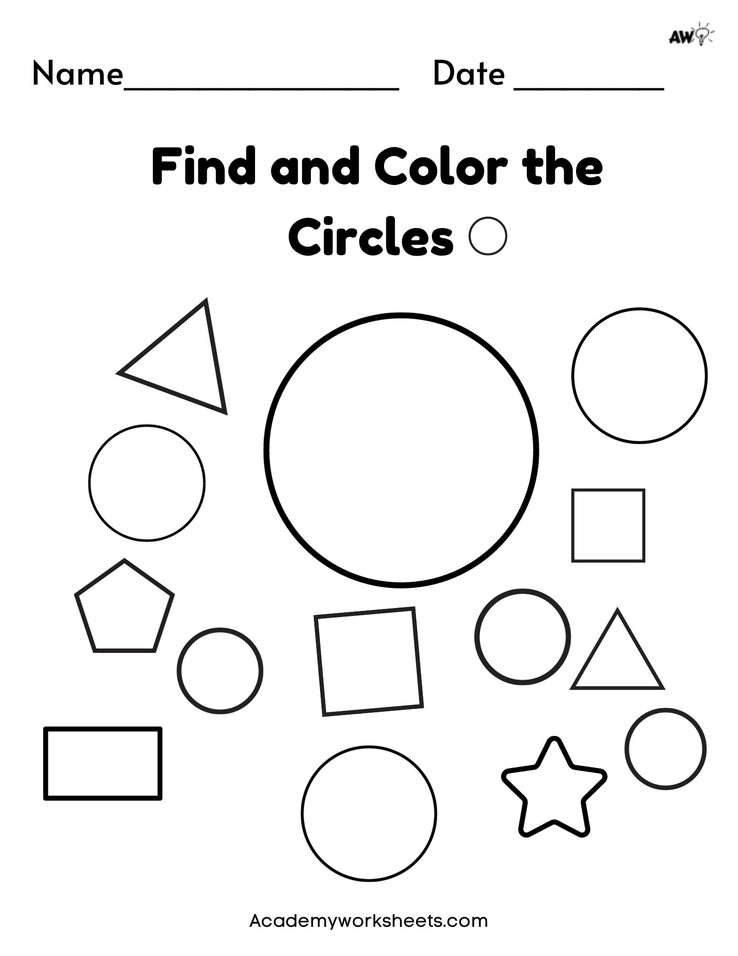
#> input picture SecondProject/shapes/circles_Test.jpg, 738 x 956 px, shrunk from 1545 x 2000 before the run
$ python -i shapeDetection.py   (imports and definitions only)
#> lines starting #> are read from the running program, lines starting #| are printed output that depends on the picture; after the words box and inside, x2 and y2 are one past the last pixel; in counts of white or black regions, pixels touching at a corner belong together
#> further down, picture is the input picture: shape (956, 738, 3); mean B, G, R 242, 242, 242
import cv2
import numpy as np
import sys
import os

DISTANCE_CM = 30.0
CIRCLE_PARAMS = dict(
    method=cv2.HOUGH_GRADIENT,
    dp=1,
    minDist=100,
    param1=250,  # Canny edge threshold
    param2=50,  # Accumulator threshold
    minRadius=5,
    maxRadius=300
)


# [53 lines left out: functions load_calibration, detect_circles, draw_shapes, pixels_to_cm, not called in this run]

def detect_squares(img):

    gray = cv2.cvtColor(img, cv2.COLOR_BGR2GRAY)
    blurred = cv2.GaussianBlur(gray, (5, 5), 0)

    # para detectar las bordes
    edges = cv2.Canny(blurred, 50, 150)
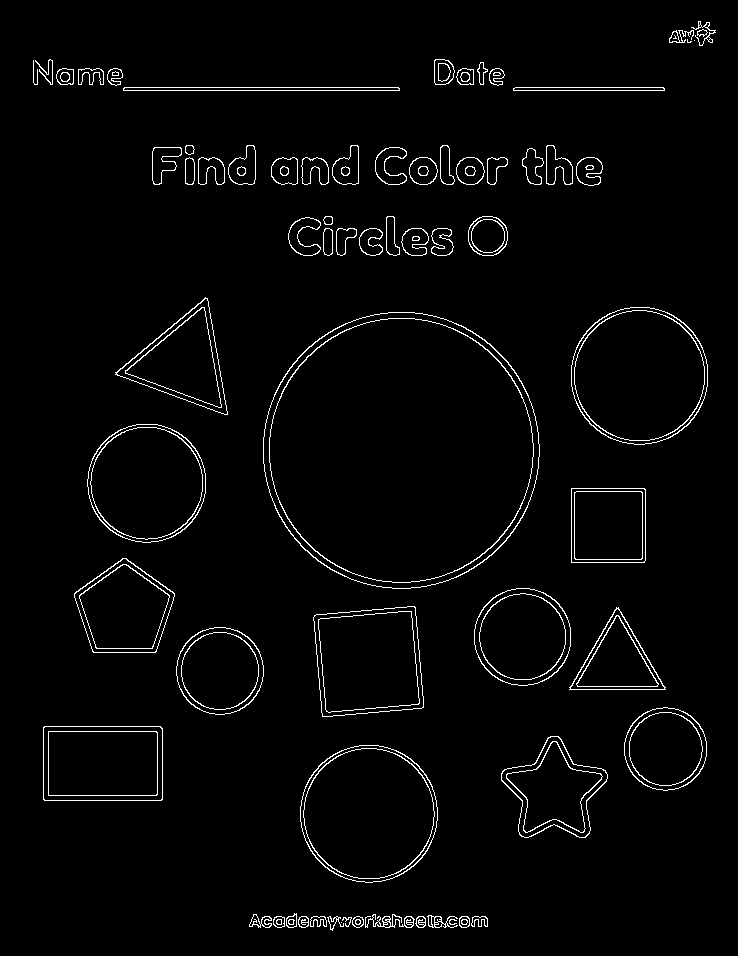
#> edges: shape (956, 738); 2.5% white in thin lines or dots, all inside (x1, y1, x2, y2) = (33, 21, 716, 931)

    # contornos
    contours, _ = cv2.findContours(edges, cv2.RETR_EXTERNAL, cv2.CHAIN_APPROX_SIMPLE)
#> contours = 70 contours, 6 with area under 20; largest, box (x1, y1, x2, y2) and area: (263, 312, 540, 589) 59905, (300, 745, 438, 883) 14785, (571, 307, 708, 445) 14779, (87, 424, 206, 543) 11011, (313, 606, 424, 717) 10422

    squares = []
    for cnt in contours:
        # aproximar el contorno al poligonl
        peri = cv2.arcLength(cnt, True)
        approx = cv2.approxPolyDP(cnt, 0.04 * peri, True)

        #como es un cuadrado, tiene que haber cuatro vértices
        if len(approx) == 4:
            # Compute side lengths and angles
            pts = approx.reshape(-1, 2)
            edges_dist = []
            for i in range(4):
                p1 = pts[i]
                p2 = pts[(i+1)%4]
                edges_dist.append(np.linalg.norm(p2 - p1))

            # comprueba si todos los bordes miden lo mismo
            max_side = max(edges_dist)
            min_side = min(edges_dist)
            if max_side / min_side < 1.2:  # simplemente es para la tolerancia
                squares.append(approx)
#> this loop made 70 passes
#> (peri, pts, max_side, min_side) on passes 15, 18, 22, 25, 37, 44, 51, 61: (44.73, [[296, 913], [286, 918], [288, 927], [296, 926]], 13, 8.06), (383.1, [[43, 727], [44, 800], [162, 799], [160, 726]], 118, 73.01), (418.3, [[414, 606], [314, 615], [322, 716], [423, 707]], 101.4, 100.4), (294.8, [[571, 488], [571, 562], [644, 562], [645, 489]], 74.01, 73), (98.14, [[387, 216], [386, 250], [396, 255], [394, 217]], 38.05, 7.07), (99.36, [[276, 159], [273, 179], [297, 183], [297, 159]], 24.33, 20.22), (98.38, [[442, 145], [440, 178], [452, 184], [449, 148]], 36.12, 7.62), (60.97, [[59, 69], [57, 81], [72, 84], [73, 69]], 15.3, 12.17)
#> peri on passes 2 to 7: 36.14, 60.53, 74.38, 37.31, 36.14, 37.56
#> after the loop, squares = 2 contours; box (x1, y1, x2, y2) and area: (314, 606, 424, 717) 10227, (571, 488, 646, 563) 5402

  #dibuja los rectángulos reconocidos
    result = img.copy()
    cv2.drawContours(result, squares, -1, (0, 255, 0), 3)
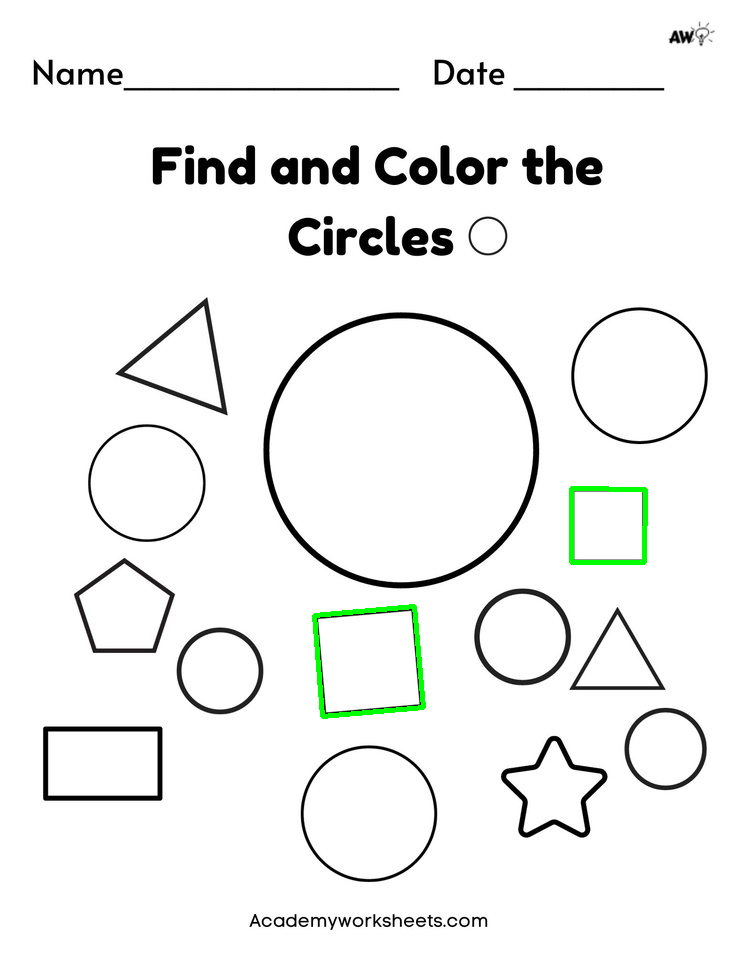
#> result: shape (956, 738, 3); 0.49% of pixels changed, all inside (x1, y1, x2, y2) = (312, 486, 648, 719)
    cv2.imshow('Detected Squares', result)
    cv2.waitKey(0)
    cv2.destroyAllWindows()

    return squares

>>> import cv2
>>> picture = cv2.imread('shapes/circles_Test.jpg')
>>> result = detect_squares(picture)
#> result has the same summary as squares in detect_squares
